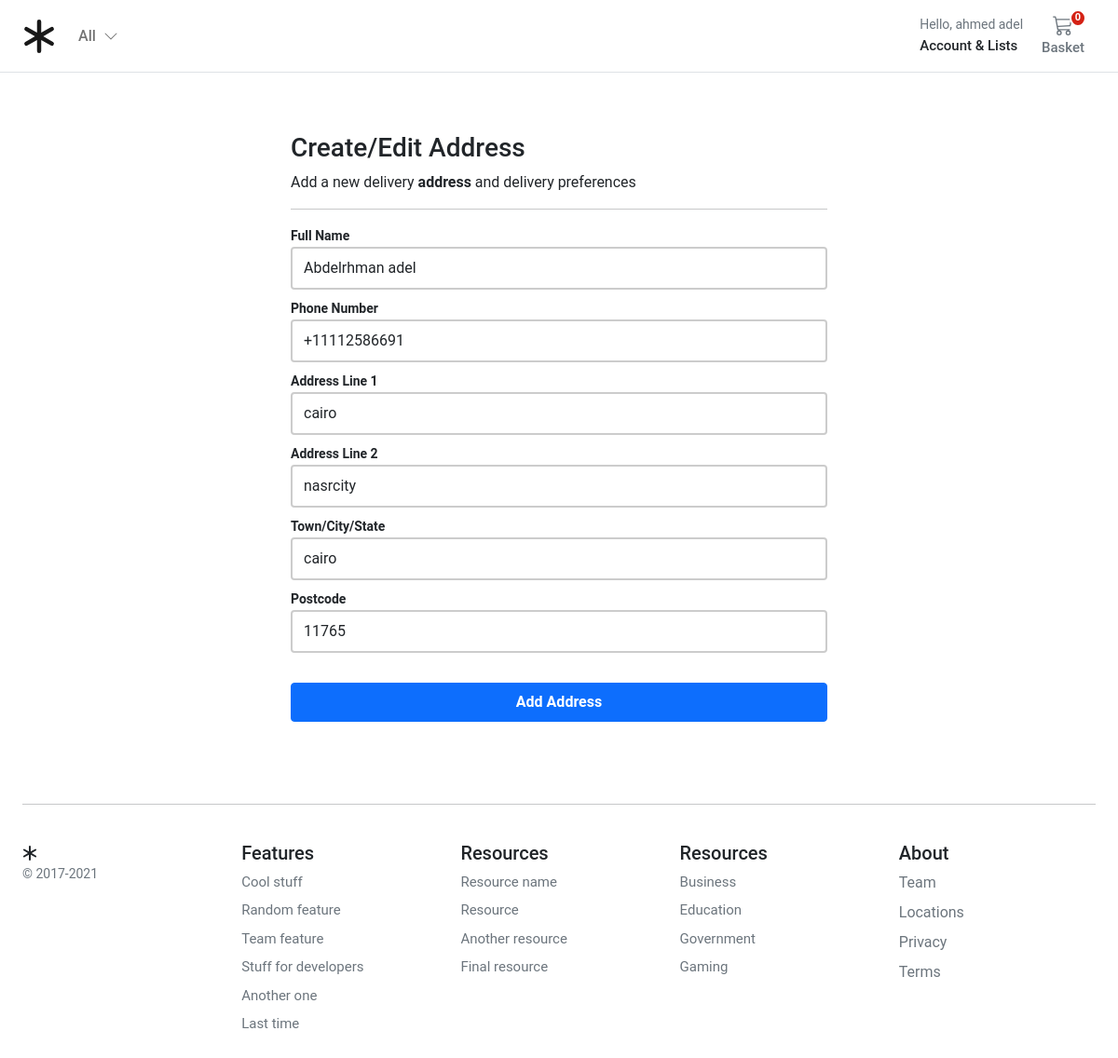
Screenshot of /account/addresses/edit/680a1b8c0b33400aae9aa36e432f21fb/ (signed in) with the database file from the repository.
### account/models.py (models this page shows, shortened)
class Customer(AbstractBaseUser, PermissionsMixin):
    name = models.CharField(max_length=150, blank=True)
    email = models.EmailField(_("email address"), unique=True)
    mobile = models.CharField(max_length=20)
    is_active = models.BooleanField(default=False)
    is_staff = models.BooleanField(default=False)
    created = models.DateTimeField(auto_now_add=True)
    updated = models.DateTimeField(auto_now=True)
    objects = CustomAccountManager()
    USERNAME_FIELD = "email"
    REQUIRED_FIELDS = ["name"]
    class Meta:
        verbose_name = "Customer"
        verbose_name_plural = "Customers"
        ordering = ("-created",)

class Address(models.Model):
    id = models.UUIDField(primary_key=True, default=uuid.uuid4, editable=False)
    customer = models.ForeignKey(Customer, verbose_name=_("Customer"), on_delete=models.CASCADE)
    full_name = models.CharField(_("Full Name"), max_length=150)
    phone = models.CharField(_("Phone Number"), max_length=50)
    postcode = models.CharField(_("Postcode"), max_length=50)
    address_line = models.CharField(_("Address Line 1"), max_length=255)
    address_line2 = models.CharField(_("Address Line 2"), max_length=255)
    town_city = models.CharField(_("Town/City/State"), max_length=150)
    delivery_instructions = models.CharField(_("Delivery Instructions"), max_length=255)
    created_at = models.DateTimeField(_("Created at"), auto_now_add=True)
    updated_at = models.DateTimeField(_("Updated at"), auto_now=True)
    default = models.BooleanField(_("Default"), default=False)
    class Meta:
        verbose_name = "Address"
        verbose_name_plural = "Addresses"

### account/views.py (the view)
# urls.py: path("addresses/edit/<slug:id>/", edit_address, name="edit_address"),
@login_required
def edit_address(request, id):
    if request.method == "POST":
        address = Address.objects.get(id=id)
        address_form = UserAddressForm(data=request.POST, instance=address)
        if address_form.is_valid():
            address_form.save()
            return HttpResponseRedirect(reverse("account:addresses"))
    else:
        address = Address.objects.get(id=id)
        address_form = UserAddressForm(instance=address)
    context = {"form": address_form, "title": "Edite Addresses"}
    return render(request, "account/address/add_address.html", context)

### account/forms.py
class UserAddressForm(forms.ModelForm):
    class Meta:
        model = Address
        fields = ["full_name", "phone", "address_line", "address_line2", "town_city", "postcode"]
    def __init__(self, *args, **kwargs):
        super().__init__(*args, **kwargs)
        self.fields["full_name"].widget.attrs.update(
            {"class": "form-control mb-2 account-form", "placeholder": "Full Name"}
        )
        self.fields["phone"].widget.attrs.update({"class": "form-control mb-2 account-form", "placeholder": "Phone"})
        self.fields["address_line"].widget.attrs.update(
            {"class": "form-control mb-2 account-form", "placeholder": "address line 1"}
        )
        self.fields["address_line2"].widget.attrs.update(
            {"class": "form-control mb-2 account-form", "placeholder": "address line 2"}
        )
        self.fields["town_city"].widget.attrs.update(
            {"class": "form-control mb-2 account-form", "placeholder": "town city"}
        )
        self.fields["postcode"].widget.attrs.update(
            {"class": "form-control mb-2 account-form", "placeholder": "postcode"}
        )

### store/context_processors.py (called while the page is built)
def categories(request):
    context = {
        "categories": Category.objects.all(),
    }
    return context

### store/models.py (called while the page is built)
    def get_absolute_url(self):
        return reverse("store:category_list", args=[self.slug])

### store_basket/context_processors.py (called while the page is built)
def basket(requset):
    return {"basket": Basket(requset)}

### store_basket/store_basket.py (called while the page is built)
    def __len__(self):
        '''
        count the qty of all items in the basket
        '''
        """
        the patterns that its add another item in the dict with the new values without yet remove the old ones
        """
        return sum(item['qty'] for item in self.basket.values())

### templates/account/address/add_address.html (shortened to what this page needs)
{% extends "../sub_base.html" %}
{% block sub_content %}
<div class="col-6 mx-auto">
  <h1 class="h3">Create/Edit Address</h1>
  <div>Add a new delivery <b>address</b> and delivery preferences</div>
  <hr />
  <form name="address_form" class="account-form" method="post" enctype="multipart/form-data">
    <label class="small fw-bold">{{ form.full_name.label}}</label>
    {{ form.full_name }}
    <label class="small fw-bold">{{ form.phone.label}}</label>
    {{ form.phone }}
    <label class="small fw-bold">{{ form.address_line.label}}</label>
    {{ form.address_line }}
    <label class="small fw-bold">{{ form.address_line2.label}}</label>
    {{ form.address_line2 }}
    <label class="small fw-bold">{{ form.town_city.label}}</label>
    {{ form.town_city }}
    <label class="small fw-bold">{{ form.postcode.label}}</label>
    {{ form.postcode }}
    <button class="btn btn-primary btn-block py-2 mb-4 mt-4 fw-bold w-100" type="button" value="Submit" onclick="submitForm()">
    Add Address
    </button>
  </form>
</div>
{% endblock %}

### templates/base.html (shortened to what this page needs)
{% load static %}
<!DOCTYPE html>
<html>
<head>
  <link href="https://cdn.jsdelivr.net/npm/bootstrap@5.0.0-beta1/dist/css/bootstrap.min.css" rel="stylesheet"
>
  <link rel="stylesheet" href="{% static 'core/css/base.css' %}">
  <link rel="stylesheet" href="{% block stylesheet %}{% endblock %}">
</head>
<body>
  <header class="pb-3">
    <nav class="navbar navbar-expand-md navbar-light bg-white border-bottom">
      <div class="container-fluid px-md-4">
        <div class="d-flex w-100 navbar-collapse">
          <a class="navbar-brand d-flex-inline" href="/">
          </a>
          <ul class="navbar-nav me-auto mb-2 mb-md-0">
            <li class="nav-item dropdown">
              <a class="nav-link dropdown-toggle d-none d-md-block fw500" href="#" id="navbarDropdown" role="button"
                data-bs-toggle="dropdown" aria-expanded="false">
                All
                <i class="ps-1"><svg xmlns="http://www.w3.org/2000/svg" width="16" height="16" fill="currentColor"
                    class="bi bi-chevron-down" viewBox="0 0 16 16">
                    <path fill-rule="evenodd"
                      d="M1.646 4.646a.5.5 0 0 1 .708 0L8 10.293l5.646-5.647a.5.5 0 0 1 .708.708l-6 6a.5.5 0 0 1-.708 0l-6-6a.5.5 0 0 1 0-.708z" />
                  </svg></i>
              </a>
            </li>
          </ul>
          <div>
            <div class="collapse navbar-collapse" id="navbarSupportedContent2">
              <ul class="navbar-nav me-auto mb-2 mb-lg-0">
                <li class="nav-item dropdown">
                  <a class="nav-link dropdown-toggle text-reset" href="#" id="navbarDropdown" role="button"
                    data-bs-toggle="dropdown" aria-expanded="false">
                    <div class="small text-muted">Hello,
                      {% if user.is_authenticated %}
                      {{ request.user.name }}
                      {% else %}
                      Login
                      {% endif %}
                    </div>
                    <span class="fs15 fw500">Account &amp; Lists
                    </span>
                  </a>
                </li>
              </ul>
            </div>
          </div>
          <a type="button" role="button" href="{% url 'store_basket:basket_summary' %}"
            class="btn btn-outline-secondary border-0 basket-btn">
            {% with total_qty=basket|length %}
            <div id="basket-qty" class="basket-qty">
              {% if total_qty > 0 %}
              {{ total_qty }}
              {% else %}
              0
              {% endif %}
            </div>
            {% endwith %}
            <div>
            </div>
            <span class="fs15 fw500">Basket</span>
          </a>
        </div>
      </div>
    </nav>
  </header>
  <main class="pt-5">
    <div id="content">{% block content %} {% endblock %}</div>
  </main>
  <footer class="container py-5 footer">
    <hr>
    <div class="row pt-4">
      <div class="col-12 col-md">
        <small class="d-block mb-3 text-muted">&copy; 2017-2021</small>
      </div>
      <div class="col-6 col-md fs15">
        <h5>Features</h5>
        <ul class="list-unstyled">
          <li><a class="link-secondary text-decoration-none" href="#">Cool stuff</a></li>
          <li><a class="link-secondary text-decoration-none" href="#">Random feature</a></li>
          <li><a class="link-secondary text-decoration-none" href="#">Team feature</a></li>
          <li><a class="link-secondary text-decoration-none" href="#">Stuff for developers</a></li>
          <li><a class="link-secondary text-decoration-none" href="#">Another one</a></li>
          <li><a class="link-secondary text-decoration-none" href="#">Last time</a></li>
        </ul>
      </div>
      <div class="col-6 col-md fs15">
        <h5>Resources</h5>
        <ul class="list-unstyled">
          <li><a class="link-secondary text-decoration-none" href="#">Resource name</a></li>
          <li><a class="link-secondary text-decoration-none" href="#">Resource</a></li>
          <li><a class="link-secondary text-decoration-none" href="#">Another resource</a></li>
          <li><a class="link-secondary text-decoration-none" href="#">Final resource</a></li>
        </ul>
      </div>
      <div class="col-6 col-md fs15">
        <h5>Resources</h5>
        <ul class="list-unstyled">
          <li><a class="link-secondary text-decoration-none" href="#">Business</a></li>
          <li><a class="link-secondary text-decoration-none" href="#">Education</a></li>
          <li><a class="link-secondary text-decoration-none" href="#">Government</a></li>
          <li><a class="link-secondary text-decoration-none" href="#">Gaming</a></li>
        </ul>
      </div>
      <div class="col-6 col-md">
        <h5>About</h5>
        <ul class="list-unstyled">
          <li><a class="link-secondary text-decoration-none" href="#">Team</a></li>
          <li><a class="link-secondary text-decoration-none" href="#">Locations</a></li>
          <li><a class="link-secondary text-decoration-none" href="#">Privacy</a></li>
          <li><a class="link-secondary text-decoration-none" href="#">Terms</a></li>
        </ul>
      </div>
    </div>
  </footer>
</body>
</html>

### static/core/css/base.css (style rules this page uses)
@media (min-width: 1000px) { .container { max-width: 1000px; } }
@media (max-width: 1200px) { .container { max-width: 100%; padding:0 24px; } }
.dropdown-toggle::after { display: none; }
html, body, p, div { letter-spacing: -0.02px; font-family: 'Roboto', sans-serif; }
.fs15 { font-size: 0.9375rem; }
.fw500 { font-weight: 500; }
.basket-qty { color: #fff; background: #d42114; border: 2px solid #fff; border-radius: 50%; text-align: center; font-size: 11px; height: 15px; width: 14px; position: absolute; box-sizing: content-box; font-weight: 600; display: flex; justify-content: center; align-items: center; top: 1px; right: 10px; }
.basket-btn { position: relative; }
.footer > div > div > ul > li { padding-bottom:8px; }

### static/account/css/account.css (style rules this page uses)
.account-form input { border: 2px solid #ccc; height: calc(2em + .75rem + 2px); }

### rows the page displays
Customer: user.name "ahmed adel"
Address: full_name "Abdelrhman adel", phone "+11112586691", address_line "cairo", address_line2 "nasrcity", town_city "cairo", postcode "11765"
